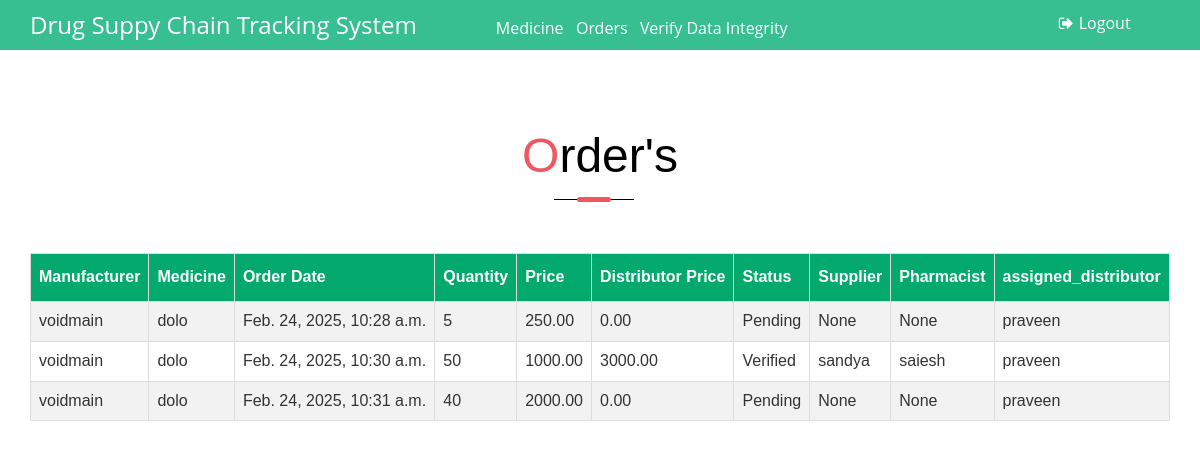
The page /getorders/ (signed in) on the database its author committed.
### supplychain/models.py (models this page shows, shortened)
class OrderModel(models.Model):
    manufacturer = models.CharField(max_length=100)
    medicine = models.ForeignKey('MedicineModel', on_delete=models.CASCADE)
    order_date = models.DateTimeField(auto_now_add=True)
    quantity = models.PositiveIntegerField()
    price = models.DecimalField(max_digits=10, decimal_places=2)
    distributor_price = models.DecimalField(max_digits=10, decimal_places=2)
    order_status = models.CharField(max_length=50)
    assigned_supplier = models.CharField(max_length=100, null=True, blank=True)
    assigned_pharmacist = models.CharField(max_length=100, null=True, blank=True)
    assigned_distributor = models.CharField(max_length=100, null=True, blank=True)
    previous_hash = models.CharField(max_length=64, blank=True, null=True)
    hash_signature = models.CharField(max_length=64, blank=True, unique=True)

class MedicineModel(models.Model):
    name = models.CharField(max_length=100)
    brand = models.CharField(max_length=100)
    expiry_date = models.DateField()
    description = models.TextField()
    price = models.DecimalField(max_digits=10, decimal_places=2)
    quantity = models.PositiveIntegerField()
    qrcode = models.ImageField(upload_to="qrcodes")
    medicine_acceptance_status = models.CharField(max_length=50)
    manufacturer = models.CharField(max_length=100)

### supplychain/views.py (the view)
# urls.py: path('getorders/', getOrders, name=''),
def getOrders(request):
    return render(request, 'orders.html',{"orders": getOrdersByUserType(request.session['username'], request.session['role'])})

### supplychain/service.py (called while the page is built)
def getOrdersByUserType(username,role):
    if role == "manufacturer":
        return OrderModel.objects.filter(manufacturer=username)
    elif role == "distributor":
        return OrderModel.objects.filter(assigned_distributor=username)
    elif role == "supplier":
        return OrderModel.objects.filter(assigned_supplier=username)
    elif role == "pharmacist":
        return OrderModel.objects.filter(assigned_pharmacist=username)
    elif role == "admin":
        return OrderModel.objects.all()

### templates/orders.html (shortened to what this page needs)
<!DOCTYPE HTML>
<html>
<head>
	{% include "header.html" %}
</head>
<body>
	{% include "menu2.html" %}
	<div class="register-form-main">
		<div class="container">
			<div class="title-div">
				<h3 class="tittle">
					<span>O</span>rder's
				</h3>
			</div>
			<table id="customers">
				<tr>
					<th>Manufacturer</th>
                    <th>Medicine</th>
					<th>Order Date</th>
					<th>Quantity</th>
                    <th>Price</th>
                    <th>Distributor Price</th>
                    <th>Status</th>
                    <th>Supplier</th>
                    <th>Pharmacist</th>
                    {% if request.session.role not in "distributor" %}
                        <th>assigned_distributor</th>
                    {% endif %}
				</tr>
				{% for order in orders %}
                    <tr>
                        <td>{{order.manufacturer}}</td>
                        <td>{{order.medicine.name}}</td>
                        <td>{{order.order_date}}</td>
                        <td>{{order.quantity}}</td>
                        <td>{{order.price}}</td>
                        <td>{{order.distributor_price}}</td>
                        <td>{{order.order_status}}</td>
                        <td>{{order.assigned_supplier}}</td>
                        <td>{{order.assigned_pharmacist}}</td>
                        {% if request.session.role not in "distributor" %}
                            <td>{{order.assigned_distributor}}</td>
                        {% endif %}
                    </tr>
                {% endfor %}
			</table>
		</div>
	</div>
</body>
</html>

### templates/header.html (shortened to what this page needs)
{% load  static%}
<link href="{% static 'css/bootstrap.css'%}" rel="stylesheet" type="text/css"
	media="all" />
<link href="{% static 'css/style.css'%}" rel="stylesheet" type="text/css" media="all" />
<link href="{% static 'css/font-awesome.css'%}" rel="stylesheet">

### templates/menu2.html (shortened to what this page needs)
<div class="header-top">
	<div class="container">
		<font color="white" size="5">Drug Suppy Chain Tracking System</font>
		{% if request.session.role in "distributor" or request.session.role in "manufacturer" or request.session.role in "admin"%}
			<a href="/view_medicines"><font color="white">Medicine</font></a>&nbsp;&nbsp;
		{% endif %}
		<a href="/getorders"><font color="white">Orders</font></a>&nbsp;&nbsp;
		{% if request.session.role in "admin" %}
			<a href="/verifyblockchain"><font color="white">Verify Data Integrity</font></a>&nbsp;&nbsp;
		{% endif %}
		<div class="bottom_header_right">
			<div class="header-top-righ">
				<a href="/logout"> <span class="fa fa-sign-out"
					aria-hidden="true"></span>Logout
				</a>
			</div>
			<div class="clearfix"></div>
		</div>
	</div>
</div>

### static/css/style.css (style rules this page uses)
html, body { margin: 0; font-size: 100%; background: #fff; font-family: 'Open Sans', sans-serif; }
body a { text-decoration: none; transition: 0.5s all; -webkit-transition: 0.5s all; -moz-transition: 0.5s all; -o-transition: 0.5s all; -ms-transition: 0.5s all; }
h1, h2, h3, h4, h5, h6 { margin: 0; font-family: 'Raleway', sans-serif; }
.header-top { background: #37BF91; padding: 8px 0; }
.bottom_header_right { float: right; width: 25%; }
.header-top-righ { float: right; width: 39%; margin-top: 4px; }
.header-top-righ a { color: #fff; font-size: 16px; }
.header-top-righ a span { margin-right: 5px; }
h3.tittle { color: #000; font-size: 3em; text-align: center; margin-bottom: 16px; }
h3.tittle span { color: #ef5861; }
.title-div { margin-bottom: 70px; }
.services, .news, .testimonials, .middle-sec-agile, .aitsresumethree, .about-sec, .team, .blog-cource, .register-form-main, .gallery, .w3_wthree_agileits_icons, .typo { padding: 5em 0; }

### templates/header.html (style rules this page uses)
#customers { font-family: Arial, Helvetica, sans-serif; border-collapse: collapse; width: 100%; }
#customers td, #customers th { border: 1px solid #ddd; padding: 8px; }
#customers tr:nth-child(even) { background-color: #f2f2f2; }
#customers th { padding-top: 12px; padding-bottom: 12px; text-align: left; background-color: #04AA6D; color: white; }

### rows shown on the page
OrderModel: manufacturer "voidmain", medicine.name "dolo", order_date "Feb. 24, 2025, 10:28 a.m.", quantity "5", price "250.00", distributor_price "0.00", order_status "Pending", assigned_supplier "None", assigned_pharmacist "None", assigned_distributor "praveen"
OrderModel: manufacturer "voidmain", medicine.name "dolo", order_date "Feb. 24, 2025, 10:30 a.m.", quantity "50", price "1000.00", distributor_price "3000.00", order_status "Verified", assigned_supplier "sandya", assigned_pharmacist "saiesh", assigned_distributor "praveen"
OrderModel: manufacturer "voidmain", medicine.name "dolo", order_date "Feb. 24, 2025, 10:31 a.m.", quantity "40", price "2000.00", distributor_price "0.00", order_status "Pending", assigned_supplier "None", assigned_pharmacist "None", assigned_distributor "praveen"
